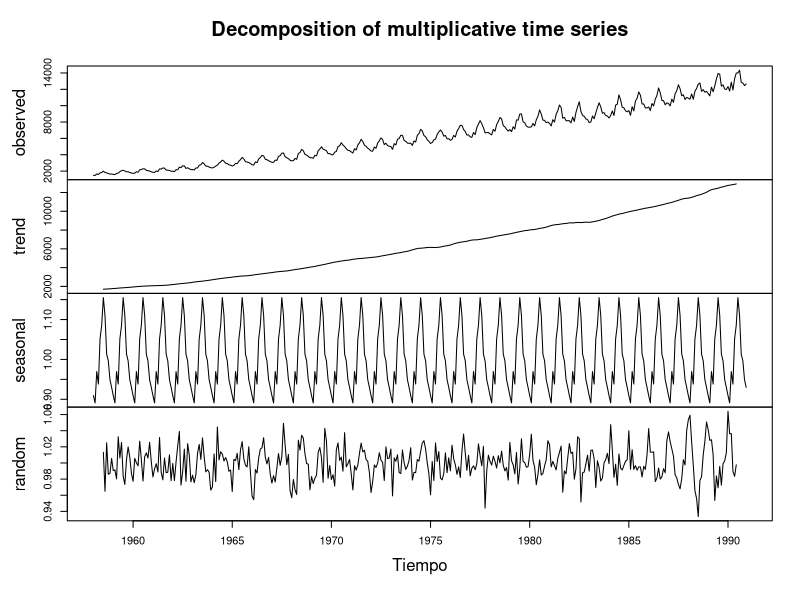
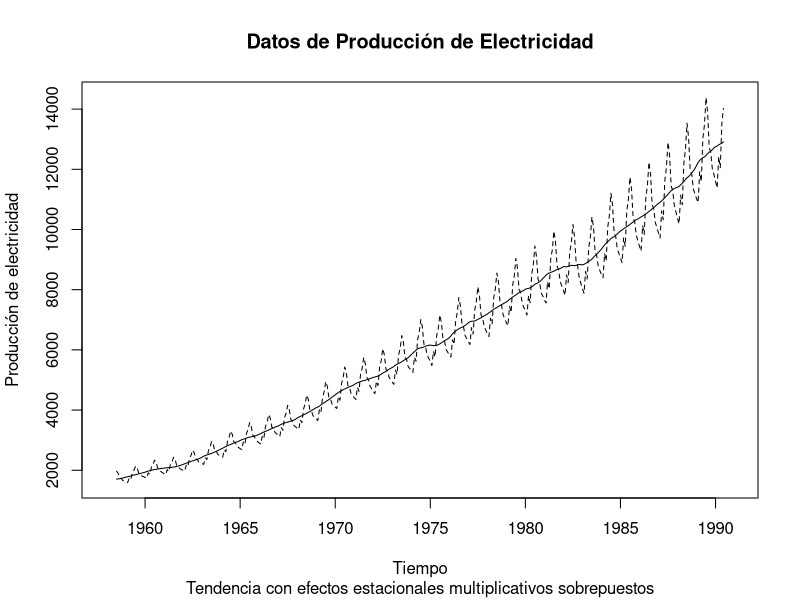

R code for these plots, in order:
# Reto 3

# 1. Importa los datos de producción de electricidad que se encuentra en el archivo cbe.csv a R
# 2. Crea la serie de tiempo mensual de producción de electricidad en R a partir del año 1958
# 3. Realiza la descomposición multiplicativa de la serie de tiempo y grafica la serie original junto con sus componentes (tendencia, estacionalidad y componente aleatoria)
# 4. Realiza la gráfica de tendencia y coloca la gráfica de tendencia*estacionalidad superpuesta a esta

# **Solución**

CBE <- read.csv("cbe.csv")
Elec.ts <- ts(CBE[, 3], start = 1958, freq = 12)

# Modelo Multiplicativo

Elec.decom.M <- decompose(Elec.ts, type = "mult")

plot(Elec.decom.M, xlab = "Tiempo", 
     sub = "Descomposición de los datos de producción de electricidad")

# Componentes

Trend <- Elec.decom.M$trend
Seasonal <- Elec.decom.M$seasonal
Random <- Elec.decom.M$random

ts.plot(cbind(Trend, Trend*Seasonal), xlab = "Tiempo", main = "Datos de Producción de Electricidad", 
        ylab = "Producción de electricidad", lty = 1:2,
        sub = "Tendencia con efectos estacionales multiplicativos sobrepuestos")

Trend[7]*Seasonal[7]*Random[7]
Elec.ts[7]

Trend[100]*Seasonal[100]*Random[100]
Elec.ts[100]
